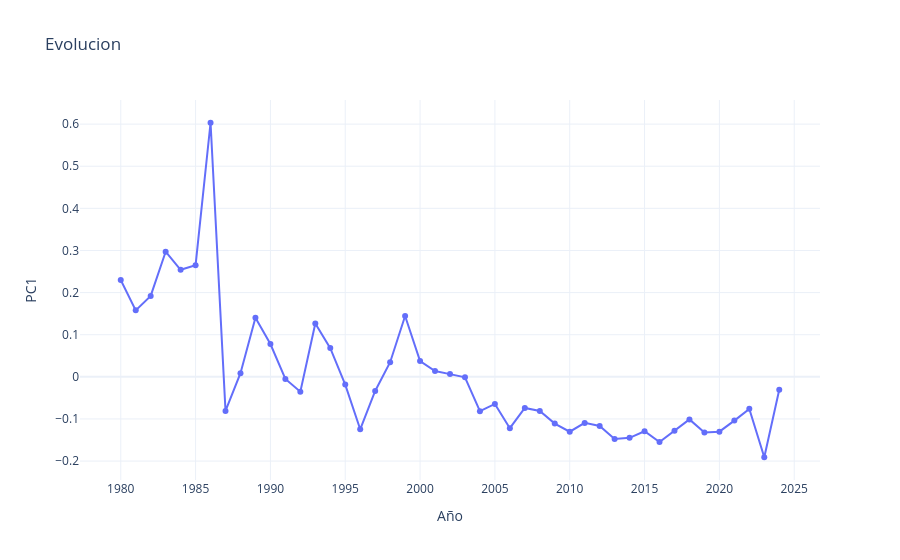

The code cell stored with this chart in its notebook:
### Code cell
vectores = np.array([item["vector"] for item in historia])
years = [item["year"] for item in historia]

pca_1d = PCA(n_components=1)
coord_y_original = pca_1d.fit_transform(vectores).flatten()

df_flujo = pd.DataFrame({
    'year': years,
    'y_original': coord_y_original
})

# Grafico de linea
fig = px.line(
    df_flujo, 
    x='year', 
    y='y_original',
    title="Evolucion",
    labels={'y_original': 'PC1', 'year': 'Año'},
    markers=True, # ñuntos de cada año
    template="plotly_white"
)

#fig.update_traces(line_shape='spline', line_width=4) #esto es unicamente para "suavizar las esquinas"
fig.show()

### Figure 1 — Plotly figure (JSON) as saved in the notebook; plotly's stock layout.template omitted (floating-point values rounded to 4 significant figures)
{"data": [{"hovertemplate": "Año=%{x}<br>PC1=%{y}<extra></extra>", "legendgroup": "", "line": {"color": "#636efa", "dash": "solid"}, "marker": {"symbol": "circle"}, "mode": "lines+markers", "name": "", "orientation": "v", "showlegend": false, "type": "scatter", "x": [1980, 1981, 1982, 1983, 1984, 1985, 1986, 1987, 1988, 1989, 1990, 1991, 1992, 1993, 1994, 1995, 1996, 1997, 1998, 1999, 2000, 2001, 2002, 2003, 2004, 2005, 2006, 2007, 2008, 2009, 2010, 2011, 2012, 2013, 2014, 2015, 2016, 2017, 2018, 2019, 2020, 2021, 2022, 2023, 2024], "xaxis": "x", "y": [0.2299, 0.1578, 0.1921, 0.297, 0.2541, 0.2652, 0.6033, -0.08086, 0.008662, 0.1403, 0.07783, -0.005007, -0.03531, 0.1265, 0.06819, -0.01834, -0.1245, -0.03354, 0.03471, 0.1445, 0.03742, 0.01369, 0.006461, -0.001147, -0.08169, -0.06437, -0.1219, -0.07386, -0.08123, -0.111, -0.1303, -0.1093, -0.1165, -0.1476, -0.1447, -0.1292, -0.1549, -0.1279, -0.1011, -0.1321, -0.1301, -0.1039, -0.07597, -0.1909, -0.03053], "yaxis": "y"}], "layout": {"legend": {"tracegroupgap": 0}, "title": {"text": "Evolucion"}, "xaxis": {"anchor": "y", "domain": [0, 1], "title": {"text": "Año"}}, "yaxis": {"anchor": "x", "domain": [0, 1], "title": {"text": "PC1"}}}}
